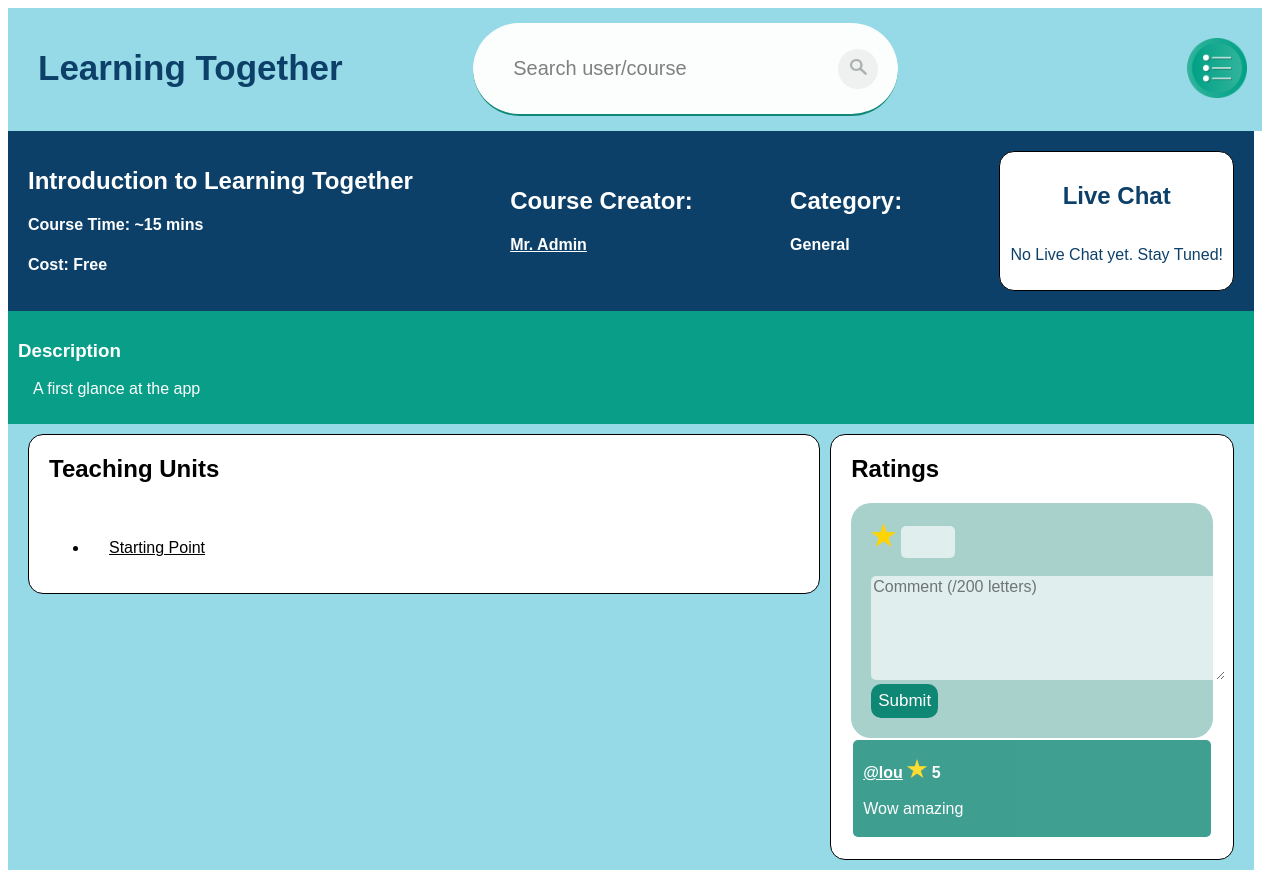
Screenshot of /course/1 (signed in) with the database file from the repository.
### app/models.py (models this page shows, shortened)
class Course(models.Model):
    categoryId = models.ForeignKey(Category, on_delete=models.PROTECT)
    name = models.CharField(max_length=100)
    averageMasterTime = models.SmallIntegerField()
    price = models.DecimalField(max_digits=6, decimal_places=2)
    description = models.CharField(max_length=200, blank=True)
    link = models.CharField(max_length=200, default="")

class Public(models.Model):
    profileId = models.ForeignKey(Profile, on_delete=models.CASCADE)
    name = models.CharField(max_length=50)
    surname = models.CharField(max_length=50)
    avatar = models.SmallIntegerField()
    createdDate = models.DateField(auto_now_add=True)

class Category(models.Model):
    category = models.CharField(max_length=50)

class TeachingUnit(models.Model):
    courseId = models.ForeignKey(Course, on_delete=models.CASCADE)
    name = models.CharField(max_length=100)

class Rating(models.Model):
    userId = models.ForeignKey(User, on_delete=models.CASCADE)
    courseId = models.ForeignKey(Course, on_delete=models.CASCADE)
    comment = models.CharField(max_length=200)
    rating = models.SmallIntegerField()

### app/views.py (the view)
# urls.py: path('course/<id>', views.coursePage, name='coursePage'),
def coursePage(request, id):
    course = models.Course.objects.filter(id__exact=id)
    if not course:
        messages.error(request, "Course doesn't exist")
        return redirect('home')
    else:
        courseMade = models.CoursesMade.objects.filter(courseId__exact=id)
        thisUser = False
        if request.user.is_authenticated:
            if courseMade[0].publicId.profileId.userId.id == request.user.id:
                thisUser = True
        teachingUnits = models.TeachingUnit.objects.filter(
            courseId__exact=course[0])
        liveChat = models.LiveChat.objects.filter(courseId__exact=course[0])
        if not liveChat:
            liveChat = [None]
            chat_enable = None
        elif liveChat[0].chat_enable == 0:
            chat_enable = 0
        elif liveChat[0].chat_enable == 1:
            chat_enable = 1
        enrolled = thisUser
        if not thisUser and request.user.is_authenticated:
            profile = models.Profile.objects.filter(
                userId__exact=request.user.id)
            private = models.Private.objects.filter(
                profileId__exact=profile[0].id)
            courseEnrolled = models.CoursesEnrolled.objects.filter(
                privateId__exact=private[0].id, courseId__exact=id)
            if courseEnrolled:
                enrolled = True
            else:
                enrolled = False
        elif not request.user.is_authenticated:
            enrolled = True
        ratings = models.Rating.objects.filter(courseId__exact=course[0])
        isAdmin = False
        if request.user.is_staff:
            isAdmin = True
        return render(request, "app/coursePage.html", {'course': course[0],
                                                       'creator': courseMade[0].publicId,
                                                       'teachingUnits': teachingUnits,
                                                       'liveChat': liveChat[0],
                                                       'chat_able': chat_enable,
                                                       'ratings': ratings,
                                                       'thisUser': thisUser,
                                                       'isAdmin': isAdmin,
                                                       'showOptions': False,
                                                       'enrolled': enrolled})

### templates/app/coursePage.html (shortened to what this page needs)
{% extends 'app/base.html' %}
{% block content %}
{% load static %}
{% include 'app/navBar.html' with thisUser=thisUser userId=creator.profileId.userId.id showOptions=showOptions %}
<head>
  <link rel="stylesheet" href="..\static\addtu.css">
</head>
<div class="course-header">
  <div class="info">
    <h2>{{ course.name }}</h2>
    <h4>Course Time: ~{{ course.averageMasterTime }} mins</h4>
    {% if course.price == 0%}
      <h4>Cost: Free</h4>
    {% else %}
      <h4>Cost: {{ course.price }}€</h4>
    {% endif %}
  </div>
  <div>
    <h2>Course Creator:</h2>
    <h4><a href="../viewProfile/{{ creator.profileId.userId.id }}"> {{ creator.name}} {{ creator.surname }}</a></h4>
  </div>
  <div>
    <h2>Category:</h2>
    <h4>{{ course.categoryId.category }}</h4>
  </div>
  <div class="live-chat">
    <div class="editChat">
      <h2>Live Chat</h2>
  </div>
  {% if not thisUser %}
    {% if chat_able == 1 and enrolled %}
        <p>Chat available! Just click in the green icon</p>
        <script type="text/javascript">
          var Tawk_API=Tawk_API||{}, Tawk_LoadStart=new Date();
          (function(){
          var s1=document.createElement("script"),s0=document.getElementsByTagName("script")[0];
          s1.async=true;
          s1.src='https://embed.tawk.to/639f42a9daff0e1306dd3cf4/1gkj1oq7r';
          s1.charset='UTF-8';
          s1.setAttribute('crossorigin','*');
          s0.parentNode.insertBefore(s1,s0);
          })();
          </script>
    {% else %}
      {% if enrolled %}
        <p>No Live Chat yet. Stay Tuned!</p>
      {% else %}
        <p>Enroll to have access!</p>
      {% endif %}
    {% endif %}
  {% else %}
    {% if chat_able == 0 %}
      <p>Live chat is deactivate</p>
    {% else %}
      <button style="background-color: #96dae7; border:0; border-radius: 5px;"><a href="https://www.tawk.to/" ><img style="width: 30px; padding:5px" src="{% static 'images/' %}chat.png"></a></button>
    {% endif %}
  {% endif %}
  </div>
</div>
{% if course.description %}
<div class="course-description">
  <h3>Description</h3>
  <p>{{ course.description }}</p>
</div>
{% endif %}
<div class="course-body">
  <div class="teaching-units">
    <div class="addUnit">
      <h2>Teaching Units</h2>
    </div>
    {% if not teachingUnits %}
      <p>No teaching units for now</p>
    {% else %}
    <ul>
      {% for unit in teachingUnits %}
      {% if enrolled and user.is_authenticated %}
      <li>
          <div class="teachingUnitDiv">
          <a class="teachingUnit" href="../teachingUnit/{{ unit.id }}">{{ unit.name }}</a>
          </div>
        </li>
        {% else %}
        <li>{{ unit.name }}</li>
        {% endif %}
      {% endfor %}
    </ul>
    {% endif %}
  </div>
  <div class="ratings">
    <div class="ratings-header">
      <h2>Ratings</h2>
    </div>
    {% if enrolled and not thisUser%}
    <div class="container">
      {%include 'app/rateCourse.html'%}
    </div>
    {% endif %}
    {% if not ratings %}
      {% if not user.is_authenticated %}
      {% elif not enrolled %}
      <p>To rate this course you need to be enrolled!</p>
      {% elif thisUser %}
      <p>No ratings yet!</p>
      {% else %}
      <p>Be the first one to rate this course!</p>
      {% endif %}
    {% else %}
      {% for rating in ratings %}
      <div class="rating">
        <p><b><a href="../viewProfile/{{ rating.userId.id }}">@{{ rating.userId.username }}</a> <img class= "star" src="{% static 'images/' %}star.png"> {{rating.rating }}</b><br><br>{{ rating.comment }}</p>
      </div>
      {% endfor %}
    {% endif %}
  </div>
</div>
{% endblock %}

### static/test.css (style rules this page uses)
body { background-color: rgb(255, 255, 255); font-family: sans-serif; }

### templates/app/coursePage.html (style rules this page uses)
.course-header { background-color: rgb(13, 64, 105); color: white; padding: 10px; padding-left: 20px; padding-right: 20px; display: flex; justify-content: space-between; align-items: center; height: 20vh; }
.live-chat { padding: 10px; border: 1px solid black; border-radius: 15px; background-color: white; color: rgb(13, 64, 105); text-align: center; }
.course-body { display: flex; justify-content: space-between; padding: 10px; padding-left: 20px; padding-right: 20px; background-color: #96dae7; align-items: flex-start; height:fit-content; }
.teaching-units { padding-left: 20px; padding-right: 20px; background-color: white; width: 70%; margin-right: 10px; border: 1px solid black; border-radius: 15px; }
.ratings { padding: 20px; padding-top: 0px; background-color: white; width: 30%; border: 1px solid black; border-radius: 15px; }
.teachingUnit { color: black; }
a { color: white; }
.rating { background-color: #0f8775; opacity: 80%; color: white; padding:3px; border-radius: 5px; padding-left: 10px; margin: 2px; }
.ratings-header { display: flex; justify-content: space-between; align-items: center; }
.container { background-color: #5eaa9f89; max-width: 500px; padding: 20px; border-radius: 20px; }
.star { width: 20px; }
.course-description { background-color: #089e88; padding: 10px; color:white; }
.course-description p { margin-left: 15px; }
.addUnit { display: flex; justify-content: space-between; align-items: center; }
.editChat { display:flex; justify-content: center; }
.teachingUnitDiv { display: flex; justify-content: space-between; align-items: center; padding: 20px; }

### templates/app/searchBar.html (style rules this page uses)
img { width: 13px; }
::placeholder { color:rgba(0, 0, 0, 0.514); }

### templates/app/rateCourse.html (style rules this page uses)
img { width:25px; }

### rows the page displays
Course: name "Introduction to Learning Together", averageMasterTime "15", categoryId.category "General", description "A first glance at the app"
Public: name "Mr.", surname "Admin"
TeachingUnit: name "Starting Point"
Rating: userId.username "lou", rating "5", comment "Wow amazing"
